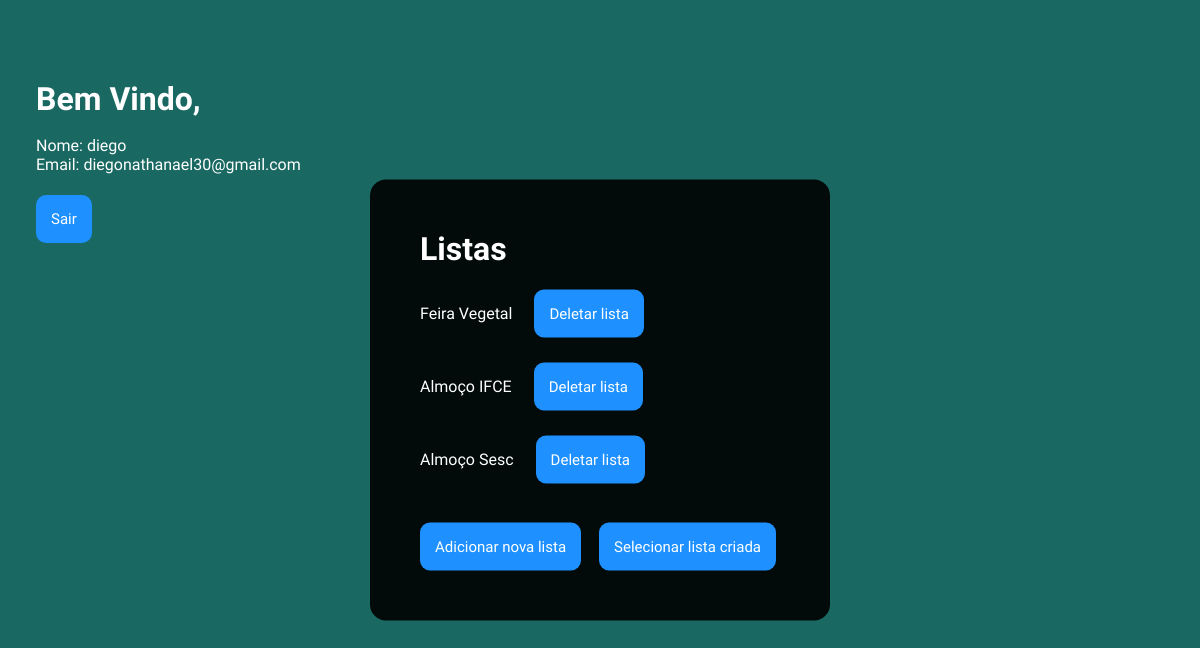
Page /Listas/ (signed in) on the committed database.
### Listas/models.py (models this page shows, shortened)
class Iten(models.Model):
    item = models.ForeignKey(Lista, on_delete=models.CASCADE, related_name="departures")

class Lista(models.Model):
    nome = models.CharField(max_length=64)
    def __str__(self):
        return f"{self.nome}"

### Listas/views.py (the view)
# urls.py: path('', index, name="index"),
def index(request):
    if not request.user.is_authenticated:
        return HttpResponseRedirect(reverse("login"))
    return render(request, "index.html", {
        "flights": Iten.objects.all()
    })

### Listas/templates/index.html (shortened to what this page needs)
{% load static %}
<!DOCTYPE html>
<html lang="en">
<head>
    <link rel="stylesheet" href="{% static 'listas\css\style.css' %}">
</head>
<body>
{% block body %}
    <div class="user">
        <h1 id="welcome">Bem Vindo, {{ request.user.first_name }}</h1><br>
        <ul>
            <li id="user">Nome: {{ request.user.username }}</li>
            <li id="user">Email: {{ request.user.email }}</li><br><br>
            <a id="logout" href="{% url 'logout' %}">Sair</a>
        </ul>
    </div>
    <div class="container2">
        <h1>Listas</h1><br><br>
        <ul>
            {% for flight in flights %}
                <li><a id="lista" href="{% url 'flight' flight.id %}">{{ flight.item }}</a>
                    <a id="del" href="{% url 'delete2' flight.id%}">Deletar lista</a></li><br><br><br>
            {% endfor %}
        </ul>
        <div class="add">
            <a class="novalist" id="add-link" href="newlist/">
                Adicionar nova lista
            </a><br><br>
            <a class="selectlist" id="add-link" href="newlist2/">
                Selecionar lista criada
            </a>
        </div>
    </div>
{% endblock %}
</body>
</html>

### Listas/templates/static/listas/css/style.css (style rules this page uses)
* { margin: 0; padding: 0; list-style: none; }
body { background-color: #1a6862; }
.container2 { border-radius: 16px; padding: 50px; width: 30%; background-color: rgb(0, 0, 0, 0.9); left: 50%; top: 50%; transform: translate(-50%, -50%); position: absolute; align-items: center; }
h1 { font-family: 'Clicker Script', cursive; font-family: 'Raleway', sans-serif; color: white; }
.user { height: 30vh; align-items: center; top: 10%; width: 30%; align-items: center; position: absolute; }
#welcome { margin-left: 10%; font-family: 'Clicker Script', cursive; font-family: 'Raleway', sans-serif; color: white; }
#user { margin-left: 10%; text-align: justify; font-family: 'Clicker Script', cursive; font-family: 'Raleway', sans-serif; text-decoration: none; color: white; }
#logout { margin-left: 10%; background-color: dodgerblue; border: none; padding: 15px; border-radius: 10px; font-size: 15px; font-family: 'Clicker Script', cursive; font-family: 'Raleway', sans-serif; text-decoration: none; color: white; transition: 0.3s; }
#lista { font-family: 'Clicker Script', cursive; font-family: 'Raleway', sans-serif; text-decoration: none; color: white; transition: 0.3s; }
#del { margin-left: 5%; background-color: dodgerblue; border: none; padding: 15px; border-radius: 10px; font-size: 15px; list-style: none; font-family: 'Clicker Script', cursive; font-family: 'Raleway', sans-serif; text-decoration: none; color: white; transition: 0.3s; }
.add { display: flex; }
.novalist { background-color: dodgerblue; border: none; padding: 15px; border-radius: 10px; font-size: 15px; list-style: none; font-family: 'Clicker Script', cursive; font-family: 'Raleway', sans-serif; text-decoration: none; color: white; transition: 0.3s; }
.selectlist { margin-left: 5%; background-color: dodgerblue; border: none; padding: 15px; border-radius: 10px; font-size: 15px; list-style: none; font-family: 'Clicker Script', cursive; font-family: 'Raleway', sans-serif; text-decoration: none; color: white; transition: 0.3s; }

### rows in the picture
Iten: item "Feira Vegetal"
Iten: item "Almoço IFCE"
Iten: item "Almoço Sesc"

### other values in the picture
{{ request.user.username }} "diego"
{{ request.user.email }} "diegonathanael30@gmail.com"
